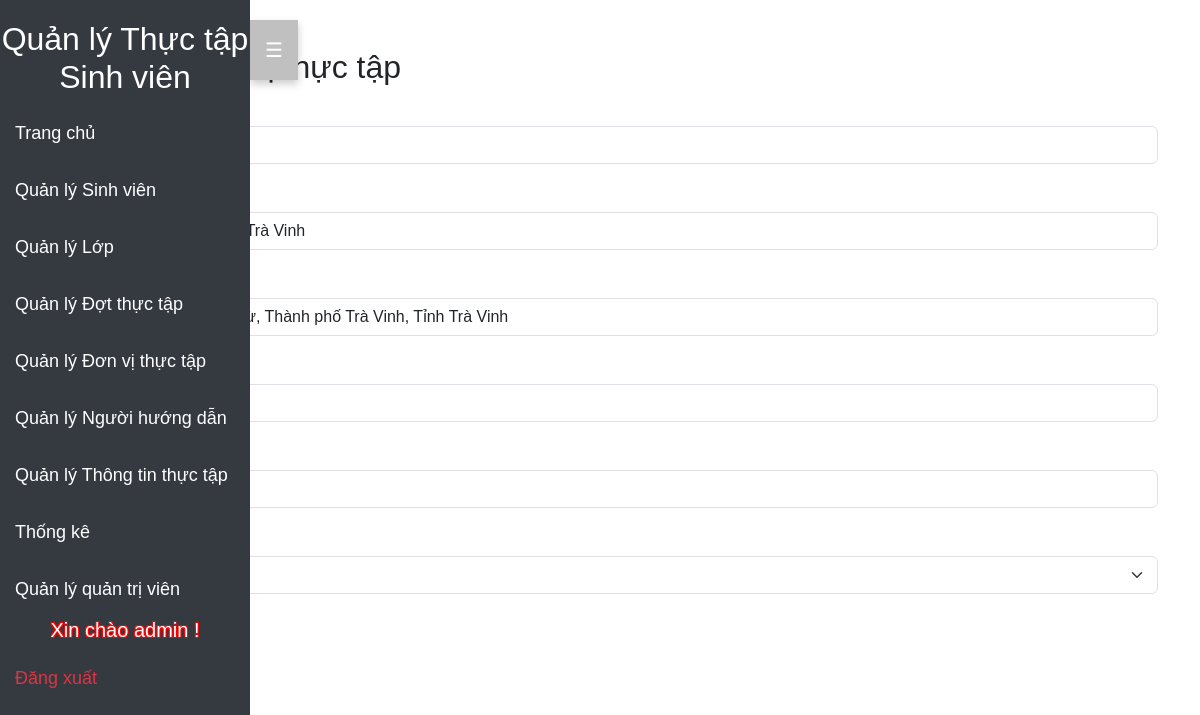
The page /admin/suadonvi.php?ma_don_vi=DV01 (signed in) on the database its author committed.
### tables this page shows
CREATE TABLE `don_vi` (
  `ma_don_vi` varchar(10) NOT NULL,
  `ten_don_vi` varchar(50) DEFAULT NULL,
  `dia_chi` varchar(100) DEFAULT NULL,
  `so_dien_thoai` varchar(15) DEFAULT NULL,
  `email` varchar(50) DEFAULT NULL,
  `loai_don_vi` varchar(20) DEFAULT NULL
);

### admin/suadonvi.php (the view, shortened to what this page needs)
<?php
$connection = new mysqli('localhost', 'root', '', 'tracuuttsvtt');
if (isset($_GET['ma_don_vi'])) {
    $ma_don_vi = $_GET['ma_don_vi'];
    $stmt = $connection->prepare("SELECT * FROM don_vi WHERE ma_don_vi = ?");
    $stmt->bind_param("s", $ma_don_vi);
    $stmt->execute();
    $result = $stmt->get_result();
    $unit = $result->fetch_assoc();
}
?>
<!DOCTYPE html>
<html lang="vi">
<head>
    <link href="https://cdn.jsdelivr.net/npm/bootstrap@5.3.3/dist/css/bootstrap.min.css" rel="stylesheet">
</head>
<body>
    <?php include('dau.php'); ?>
    <div class="container mt-5">
        <h2>Cập nhật Đơn vị thực tập</h2>
        <form action="suadonvi.php?ma_don_vi=<?= $unit['ma_don_vi'] ?>" method="POST">
            <div class="mb-3">
                <label for="ma_don_vi" class="form-label">Mã Đơn vị</label>
                <input type="text" class="form-control" id="ma_don_vi" name="ma_don_vi" value="<?= $unit['ma_don_vi'] ?>" readonly>
            </div>
            <div class="mb-3">
                <label for="ten_don_vi" class="form-label">Tên Đơn vị</label>
                <input type="text" class="form-control" id="ten_don_vi" name="ten_don_vi" value="<?= $unit['ten_don_vi'] ?>" required>
            </div>
            <div class="mb-3">
                <label for="dia_chi" class="form-label">Địa chỉ</label>
                <input type="text" class="form-control" id="dia_chi" name="dia_chi" value="<?= $unit['dia_chi'] ?>" required>
            </div>
            <div class="mb-3">
                <label for="so_dien_thoai" class="form-label">Số điện thoại</label>
                <input type="text" class="form-control" id="so_dien_thoai" name="so_dien_thoai" value="<?= $unit['so_dien_thoai'] ?>" required>
            </div>
            <div class="mb-3">
                <label for="email" class="form-label">Email</label>
                <input type="email" class="form-control" id="email" name="email" value="<?= $unit['email'] ?>" required>
            </div>
            <div class="mb-3">
                <label for="loai_don_vi" class="form-label">Loại Đơn vị</label>
                <select class="form-select" id="loai_don_vi" name="loai_don_vi" required>
                    <option value="Ngoài trường" <?= $unit['loai_don_vi'] == 'Ngoài trường' ? 'selected' : '' ?>>Ngoài trường</option>
                </select>
            </div>
            <button type="submit" name="update_unit" class="btn btn-primary">Cập nhật</button>
        </form>
    </div>
</body>
</html>

### admin/dau.php (style rules this page uses)
body { font-family: Arial, sans-serif; }

### rows shown on the page
don_vi: ma_don_vi "DV01", ten_don_vi "Công ty TNHH Công nghệ Trà Vinh", dia_chi "123 Đường Nguyễn Văn Cừ, Thành phố Trà Vinh, Tỉnh Trà Vinh", so_dien_thoai "0294 123 4567", email "contact@techtravin.vn", loai_don_vi "Ngoài trường"

### other values the page prints
$_SESSION['user_name'] "admin"
